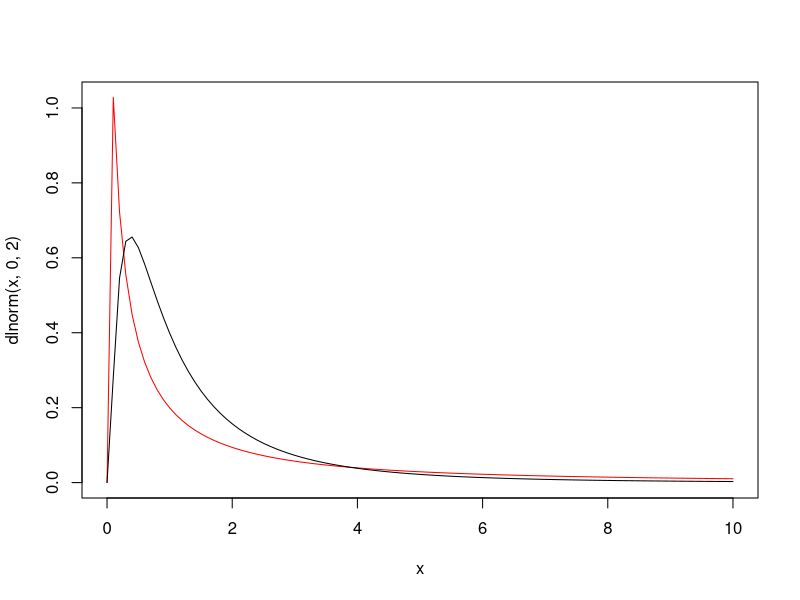
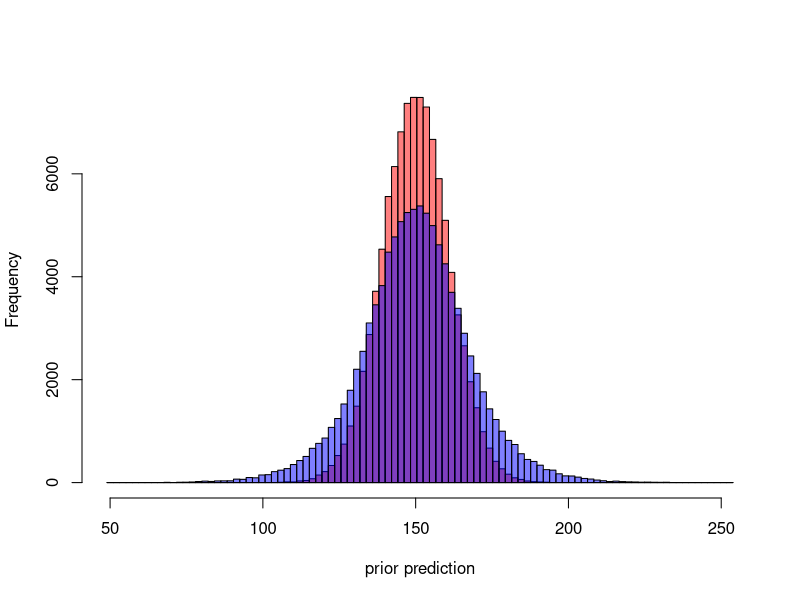

The R source for these figures, in order:
## ---- chunk 1
knitr::opts_chunk$set(echo = TRUE)
## ---- chunk 2
curve(dlnorm(x,0,2),0,10, col = "red")
curve(dlnorm(x,0,1),0,10, add = T)
## ---- chunk 3
N = 100000
alpha = rnorm(N,150,10)
sigma1 = runif(N,0,25)
sigma2 = runif(N,0,8)

pred1 = rnorm(N, alpha, sigma1)
pred2 = rnorm(N, alpha, sigma2)

breaks = seq(min(c(pred1,pred2))-1,
             max(c(pred1,pred2))+1,
             length.out = 100)

hist(pred2,col = adjustcolor("red", alpha = .5), 
     breaks = breaks, main = "", xlab = "prior prediction")
hist(pred1,col = adjustcolor("blue", alpha = .5), 
     breaks = breaks, add = T)
